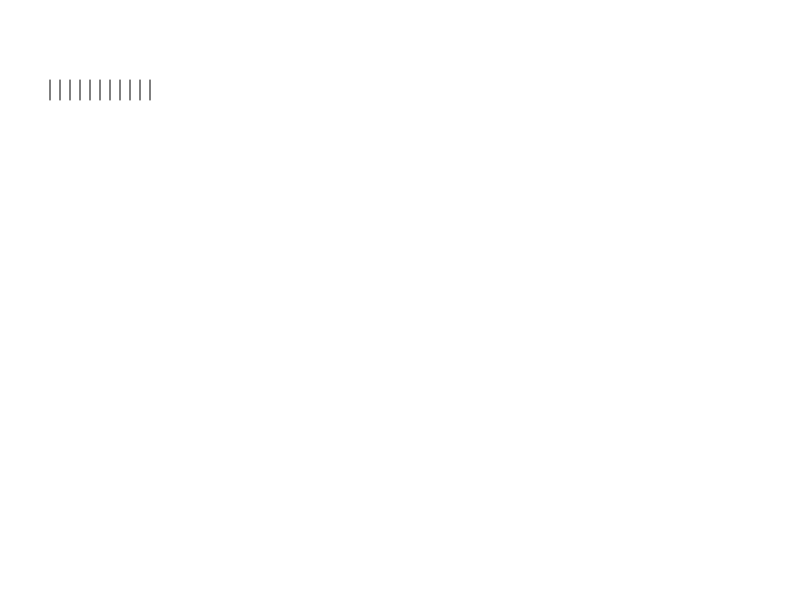
Frame 1 (no input)
Frame 60 (no input): identical to frame 1, image omitted
Frame 120 (the mouse pressed at the canvas centre since frame 60): identical to frame 1, image omitted

The p5.js sketch that drew this single still picture (run headless with seeded random() and noise() and a simulated clock; from frame 60 on, the mouse is pressed at the canvas centre):

// p5.js sketch
// ── sketch.js
var y = 80;
var x = 50;
var spacing = 10;
var len = 20;
var endLegs = 150;

function setup() {
  createCanvas(800, 600);
}

function draw() {
  while (x <= endLegs){
    line(x, y, x, y + len);
    x = x + spacing;
  }
}
